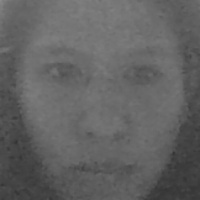
#> input picture dataset/Alexia Kate Paddit/1.jpg, 200 x 200 px, given in place of the camera
$ python register.py 'dataset/Alexia Kate Paddit/1.jpg'
#> lines starting #> are read from the running program, lines starting #| are printed output that depends on the picture; after the words box and inside, x2 and y2 are one past the last pixel; in counts of white or black regions, pixels touching at a corner belong together
import cv2
import os
import sys

name = sys.argv[1] if len(sys.argv) > 1 else input("Enter employee name: ")
path = f"dataset/{name}"
os.makedirs(path, exist_ok=True)

cam = cv2.VideoCapture(0)
detector = cv2.CascadeClassifier(cv2.data.haarcascades + "haarcascade_frontalface_default.xml")

count = 0

print("Look at the camera... capturing clean face images")

while True:
    ret, frame = cam.read()
#> frame is the input picture: shape (200, 200, 3); min 52, max 139, mean 98.2
    if not ret:
        continue

    gray = cv2.cvtColor(frame, cv2.COLOR_BGR2GRAY)

    # Better detection settings (IMPORTANT)
    faces = detector.detectMultiScale(
        gray,
        scaleFactor=1.2,
        minNeighbors=6,
        minSize=(100, 100)
    )
#> faces = [[11, 6, 175, 175]]

    for (x, y, w, h) in faces:
        # EXTRA CLEAN CROP (focus only on face)
        face = gray[y:y+h, x:x+w]

        # Resize to uniform size (VERY IMPORTANT for training)
        face = cv2.resize(face, (200, 200))

        count += 1

        cv2.imwrite(f"{path}/{count}.jpg", face)

        # draw rectangle for preview only
        cv2.rectangle(frame, (x, y), (x+w, y+h), (0, 255, 0), 2)
#> this loop made 1 pass
#> (x, y, w, h, count) on pass 1: (11, 6, 175, 175, 1)
#> pass 1, `face = gray[y:y+h, x:x+w]`:
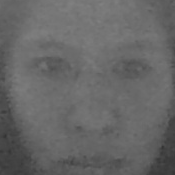
#> face: shape (175, 175); min 52, max 129, mean 102.7
#> after the loop:
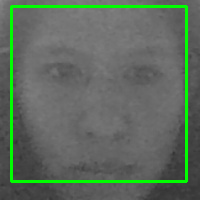
#> frame: shape (200, 200, 3); 5.24% of pixels changed, all inside (x1, y1, x2, y2) = (10, 5, 188, 183)
#> after the loop, count = 1

    cv2.imshow("Register Face (Clean Capture)", frame)

    if cv2.waitKey(1) == 10 or count >= 10:
#> (key Esc is pressed here)
        break

cam.release()
cv2.destroyAllWindows()

print("Face dataset created successfully!")

$ run again, on dataset/Alexia Kate Paddit/10.jpg
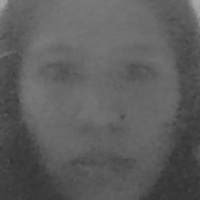
#> input picture dataset/Alexia Kate Paddit/10.jpg, 200 x 200 px, given in place of the camera
#> frame is the input picture: shape (200, 200, 3); min 51, max 170, mean 92.9
#> faces = [[10, 9, 178, 178]]
#> the loop `for (x, y, w, h) in faces:` made 1 pass
#> (x, y, w, h, count) on pass 1: (10, 9, 178, 178, 1)
#> pass 1, `face = gray[y:y+h, x:x+w]`:
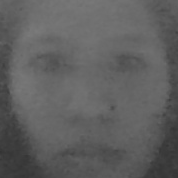
#> face: shape (178, 178); min 51, max 123, mean 95.4
#> after the loop `for (x, y, w, h) in faces:`:
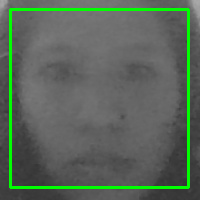
#> frame: shape (200, 200, 3); 5.33% of pixels changed, all inside (x1, y1, x2, y2) = (9, 8, 190, 189)
#> after the loop `for (x, y, w, h) in faces:`: count = 1
